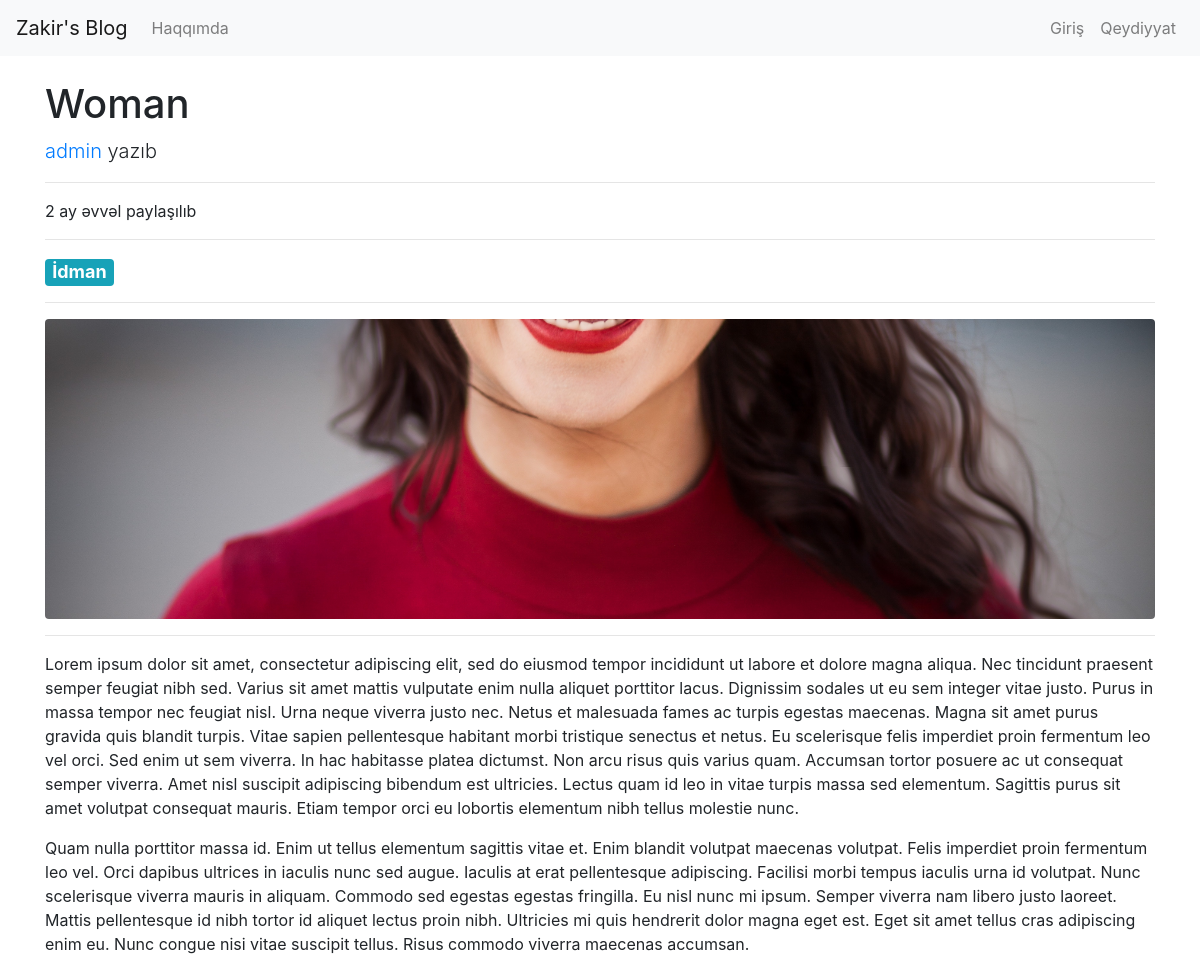
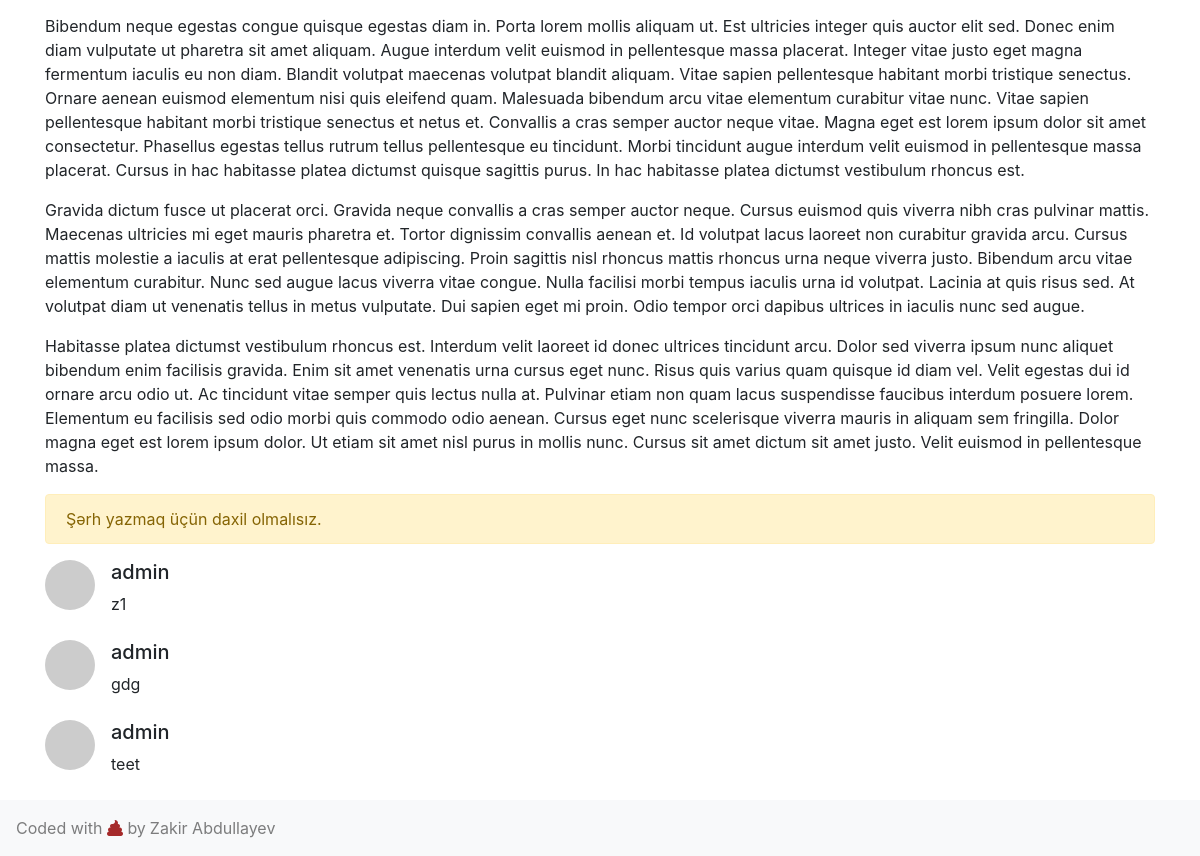
The app's page /article/46-woman/ with its own data (2 pictures, top to bottom).
### article/models.py (models this page shows, shortened)
class Article(models.Model):
    author = models.ForeignKey(User, verbose_name = 'Müəllif',related_name='article', on_delete=models.CASCADE)
    title = models.CharField(max_length=200, verbose_name='Başlıq', blank=False, null=False)
    content = RichTextField(max_length=5000, verbose_name='Yazı', blank=False, null=False)
    created_date = models.DateTimeField(auto_now_add=True, verbose_name='Tarix')
    image = models.ImageField(blank=True, null=True, verbose_name='Başlıq Şəkli', upload_to=upload_to)
    tags = models.ManyToManyField(Tag, verbose_name='Taqlar')
    slug = models.SlugField(max_length=250, editable=False)
    class Meta:
        verbose_name = 'Məqalə'
        verbose_name_plural = 'Məqalələr'
        ordering = ('-created_date',)

class Tag(models.Model):
    name = models.CharField(max_length=50, verbose_name='Taq')
    slug = models.SlugField(max_length=100, unique=True,blank=True, null=True)
    class Meta:
        verbose_name = 'Taq'
        verbose_name_plural = 'Taqlar'
        ordering = ['name']

class Comment(models.Model):
    author = models.ForeignKey(User, related_name='comment', on_delete=models.CASCADE, verbose_name='Yazan')
    article = models.ForeignKey(Article, related_name='comments',on_delete=models.CASCADE, verbose_name='Məqalə')
    created_date = models.DateTimeField(auto_now_add=True,verbose_name='Tarix')
    content = models.TextField(max_length=500,verbose_name='Şərh')
    class Meta:
        verbose_name = 'Şərh'
        verbose_name_plural = "Şərhlər"
        ordering = ('-created_date',)

### user/models.py (models this page shows)
class MyUser(AbstractUser):
    bio = models.TextField(max_length=500, blank=True, null=True)

### article/views.py (the view)
# urls.py: path('<int:id>-<slug:slug>/',views.detail, name='detail'),
def detail(request,id,slug='default'):
    article = get_object_or_404(Article,id=id)
    form = CommentForm(request.POST or None)
    if form.is_valid() and request.user.is_authenticated:
        comment = form.save(commit=False)
        comment.article = article
        comment.author = request.user
        comment.save()
        form = CommentForm()
    return render(request,'article/detail.html',{'article':article,'form':form})

### templates/article/detail.html (shortened to what this page needs)
{% extends "layout.html" %}
{% load static%}
{% block body %}
    <h1> {{article.title}}</h1>
    <p class="lead">
        <a href="/user">{{article.author.username}}</a> yazıb
    </p>
    <hr>
    <p> {{article.created_date|timesince}} əvvəl paylaşılıb
    </p>
    <hr>
    {% for tag in article.tags.all %}
    <h4 class="d-inline"><a href="{% url 'tags' tag.slug %}" class="badge badge-info">{{tag.name}}</a></h4>
    {% endfor %}
    <hr>
    {% if article.image %}
    <div class="crop">
    <img class="img-fluid rounded mx-auto d-block" src="{{article.image.url}}" alt="{{article.title}}">
</div>
    <hr>
    {% endif %}
    <div class="">
        {{article.content|safe}}
    </div>
    {% if request.user.is_authenticated %}
            {% load crispy_forms_tags %}
    {% else %}
    <div class="alert alert-warning">
        Şərh yazmaq üçün daxil olmalısız.
    </div>
    {% endif %}
    {% for comment in article.comments.all  %}
    <div class="media mb-4">
            <img class="d-flex mr-3 rounded-circle" src="http://placehold.it/50x50" alt="">
            <div class="media-body">
              <h5 class="mt-0">{{comment.author}}</h5>
              {{comment.content}}
            </div>
          </div>
          {%empty%}
          <div class="alert alert-warning">
                Şərh yoxdur.
        </div>
    {% endfor %}
{% endblock body %}

### templates/layout.html (shortened to what this page needs)
{% load static %}
<!DOCTYPE html>
<html lang="en">
<head>
    <link rel="stylesheet" href="https://maxcdn.bootstrapcdn.com/bootstrap/4.0.0/css/bootstrap.min.css">
    <link rel="stylesheet" href="https://use.fontawesome.com/releases/v5.3.1/css/all.css">
</head>
<body>
        <nav class="navbar sticky-top navbar-expand-lg navbar-light bg-light">
                <a class="navbar-brand" href="/">Zakir's Blog</a>
                <div class="collapse navbar-collapse" id="navbarText">
                  <ul class="navbar-nav mr-auto">
                    <li class="nav-item">
                      <a class="nav-link" href="{% url 'about' %}">Haqqımda</a>
                    </li>
                    </ul>
                    <ul class="navbar-nav ml-auto">
              {% if request.user.is_authenticated %}
                      <li class="nav-item d-none d-lg-block">
                        <span class="navbar-text mr-1">Salam, {{request.user.username}} |</span>
                      </li>
                    <li class="nav-item">
                        <a class="nav-link" href="{% url 'user:dashboard' %}">Panel</a>
                      </li>
                      <li class="nav-item">
                          <a class="nav-link" href="{% url 'user:logout' %}">Çıxış</a>
                        </li>
               {% else %}
                <li class="nav-item">
                    <a class="nav-link" href="{% url 'user:login' %}">Giriş</a>
                  </li>
                <li class="nav-item">
                <a class="nav-link" href="{% url 'user:register' %}">Qeydiyyat</a>
              </li>
            {% endif %}
                   </ul>
                </div>
                </nav>
              <div class="container mt-4 mb-4">
    {% block body %}
    {% endblock body %}
            </div>
            <nav class="navbar sticky navbar-light bg-light">
            <span class="navbar-text mr-1"> Coded with <i class="fas fa-poop" style="color:brown;"></i> by </span>
                  <ul class="navbar-nav mr-auto">
                <li class="nav-item">
                    <a class="nav-link" href="https://fb.me/Z.Abdullayev.97"> Zakir Abdullayev</a>
                  </li>
              </ul>
                </nav>
  </body>
</html>

### templates/article/detail.html (style rules this page uses)
.crop img { height: 300px; object-fit: cover; width: 100%; }

### records on screen
Article: title "Woman", author.username "admin", created_date "2 ay", image (picture), content "Lorem ipsum dolor sit amet, consectetur adipiscing elit, sed do eiusmod tempor incididunt ut labore et dolore magna aliqua. Nec tincidunt praesent semper feugiat nibh sed. Varius sit amet mattis vulputate enim nulla aliquet porttitor lacus. Dignissim sodales ut eu sem integer vitae justo. Purus in massa tempor nec feugiat nisl. Urna neque viverra justo nec. Netus et malesuada fames ac turpis egestas maecenas. Magna sit amet purus gravida quis blandit turpis. Vitae sapien pellentesque habitant morbi tristique senectus et netus. Eu scelerisque felis imperdiet proin fermentum leo vel orci. Sed enim ut sem viverra. In hac habitasse platea dictumst. Non arcu risus quis varius quam. Accumsan…"
Tag: name "İdman"
Comment: author "admin", content "z1"
Comment: author "admin", content "gdg"
Comment: author "admin", content "teet"
